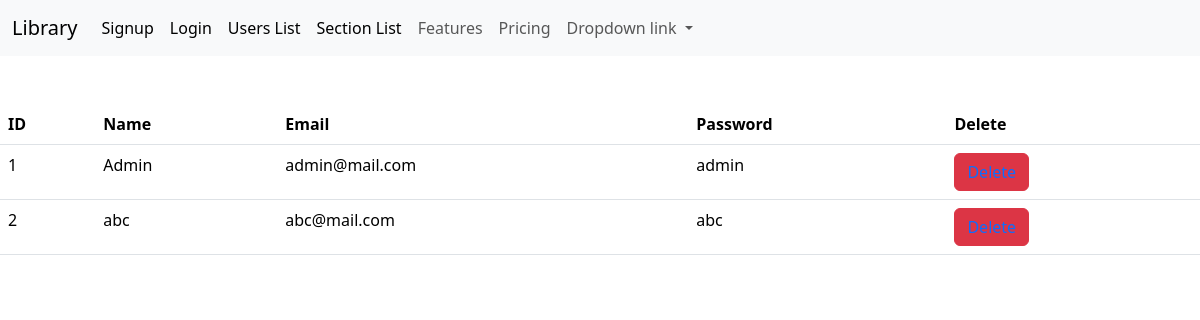
The app's page /userlist with its own data.
### app.py (models this page shows)
class Users(UserMixin, db.Model):
    id = db.Column(db.Integer, primary_key=True)
    Name = db.Column(db.String(128))
    Email = db.Column(db.String(128), unique=True)
    Password = db.Column(db.String(128))

### app.py (the view)
@app.route('/userlist')
def userlist():
    users = Users.query.all()
    return render_template('userlist.html', users=users)

### templates/userlist.html (shortened to what this page needs)
{% extends 'base.html' %}
{% block content %}
<table class="table">
    <thead>
      <tr>
        <th scope="col">ID</th>
        <th scope="col">Name</th>
        <th scope="col">Email</th>
        <th scope="col">Password</th>
        <th scope="col">Delete</th>
      </tr>
    </thead>
    <tbody>
      {% for user in users %}
      <tr>
        <td>{{ user.id }}</td>
        <td>{{ user.Name }}</td>
        <td>{{ user.Email }}</td>
        <td>{{ user.Password }}</td>
        <td><button type="button" class="btn btn-danger"><a href="{{ url_for('deleteuser', id=user.id) }}" style="text-decoration:none">Delete</a></button</td>
      </tr>
      {% endfor %}
    </tbody>
  </table>
{% endblock %}

### records on screen
Users: id "1", Name "Admin", Email "admin@mail.com", Password "admin"
Users: id "2", Name "abc", Email "abc@mail.com", Password "abc"
